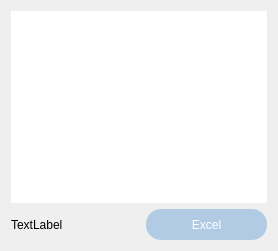
            <widget class="QWidget" name="tab_4">
             <attribute name="title">
              <string>页</string>
             </attribute>
             <layout class="QVBoxLayout" name="verticalLayout_6">
              <item>
               <widget class="QTableWidget" name="table">
                <property name="styleSheet">
                 <string notr="true">border:none</string>
                </property>
               </widget>
              </item>
              <item>
               <layout class="QHBoxLayout" name="horizontalLayout_13">
                <item>
                 <widget class="QLabel" name="conserved">
                  <property name="text">
                   <string>TextLabel</string>
                  </property>
                 </widget>
                </item>
                <item>
                 <widget class="QPushButton" name="excel">
                  <property name="minimumSize">
                   <size>
                    <width>121</width>
                    <height>31</height>
                   </size>
                  </property>
                  <property name="maximumSize">
                   <size>
                    <width>121</width>
                    <height>31</height>
                   </size>
                  </property>
                  <property name="styleSheet">
                   <string notr="true">QPushButton {  
    background-color: rgb(178, 203, 229); /* 设置背景颜色，这里以绿色为例 */  
    border: none; /* 移除边框 */  
    border-radius: 15px; /* 设置圆角半径 */  
    color: white; /* 设置文本颜色 */  
    padding: 10px 20px; /* 设置内边距 */  
}  
  
/* 当按钮被按下时的样式 */  
QPushButton:pressed {  
    background-color: rgb(159, 186, 214); /* 设置按下时的背景颜色，这里是稍暗的绿色 */  
}</string>
                  </property>
                  <property name="text">
                   <string>Excel</string>
                  </property>
                 </widget>
                </item>
               </layout>
              </item>
             </layout>
            </widget>
